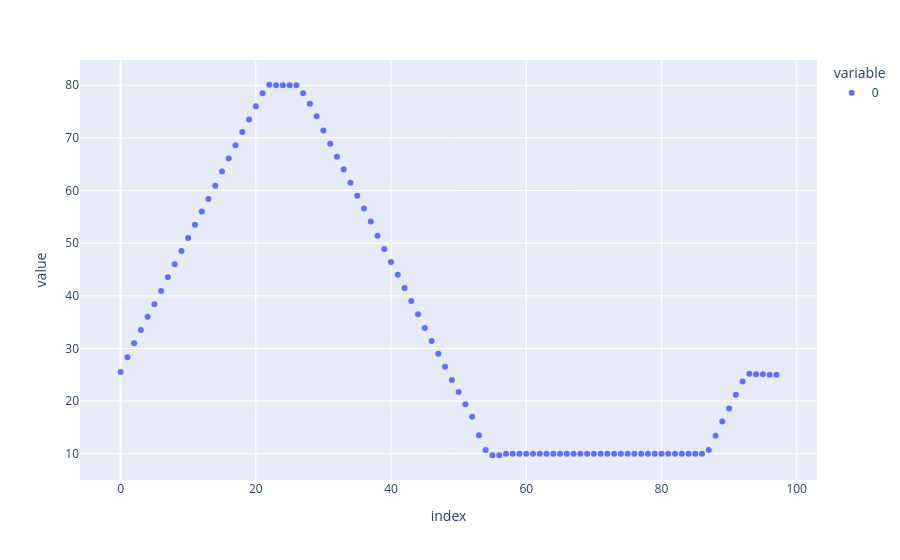

The code cell stored with this chart in its notebook:
### Code cell
px.scatter(Exp292_6_10C.get_T_profile())

### Figure 1 — Plotly figure (JSON) as saved in the notebook; plotly's stock layout.template omitted (floating-point values rounded to 4 significant figures)
{"data": [{"hovertemplate": "variable=0<br>index=%{x}<br>value=%{y}<extra></extra>", "legendgroup": "0", "marker": {"color": "#636efa", "symbol": "circle"}, "mode": "markers", "name": "0", "orientation": "v", "showlegend": true, "type": "scatter", "x": [0, 1, 2, 3, 4, 5, 6, 7, 8, 9, 10, 11, 12, 13, 14, 15, 16, 17, 18, 19, 20, 21, 22, 23, 24, 25, 26, 27, 28, 29, 30, 31, 32, 33, 34, 35, 36, 37, 38, 39, 40, 41, 42, 43, 44, 45, 46, 47, 48, 49, 50, 51, 52, 53, 54, 55, 56, 57, 58, 59, 60, 61, 62, 63, 64, 65, 66, 67, 68, 69, 70, 71, 72, 73, 74, 75, 76, 77, 78, 79, 80, 81, 82, 83, 84, 85, 86, 87, 88, 89, 90, 91, 92, 93, 94, 95, 96, 97], "xaxis": "x", "y": [25.5, 28.3, 31.0, 33.5, 36.0, 38.4, 40.9, 43.5, 46.0, 48.5, 51.0, 53.5, 56.0, 58.4, 60.9, 63.6, 66.1, 68.6, 71.1, 73.5, 76.0, 78.5, 80.1, 80.0, 80.0, 80.0, 80.0, 78.5, 76.5, 74.1, 71.4, 68.9, 66.4, 64.0, 61.5, 59.0, 56.6, 54.1, 51.4, 48.9, 46.4, 44.0, 41.5, 39.0, 36.5, 33.9, 31.4, 29.0, 26.5, 24.0, 21.7, 19.4, 17.0, 13.5, 10.7, 9.7, 9.7, 10.0, 10.0, 10.0, 10.0, 10.0, 10.0, 10.0, 10.0, 10.0, 10.0, 10.0, 10.0, 10.0, 10.0, 10.0, 10.0, 10.0, 10.0, 10.0, 10.0, 10.0, 10.0, 10.0, 10.0, 10.0, 10.0, 10.0, 10.0, 10.0, 10.0, 10.7, 13.4, 16.1, 18.6, 21.2, 23.7, 25.2, 25.1, 25.1, 25.0, 25.0], "yaxis": "y"}], "layout": {"legend": {"title": {"text": "variable"}, "tracegroupgap": 0}, "margin": {"t": 60}, "xaxis": {"anchor": "y", "domain": [0, 1], "title": {"text": "index"}}, "yaxis": {"anchor": "x", "domain": [0, 1], "title": {"text": "value"}}}}
